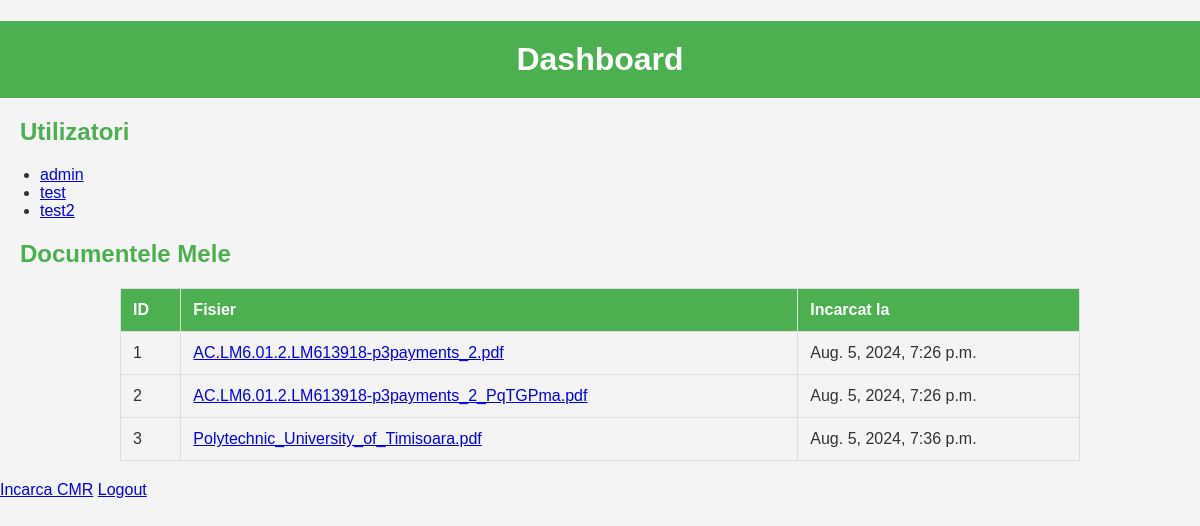
The page /dashboard/ (signed in) on the database its author committed.
### cmr_app/models.py (models this page shows, shortened)
class CMR(models.Model):
    user = models.ForeignKey(User, on_delete=models.CASCADE)
    file = models.FileField(upload_to='cmrs/')
    uploaded_at = models.DateTimeField(auto_now_add=True)

### cmr_app/views.py (the view)
# urls.py: path('dashboard/', views.dashboard, name='dashboard'),
@login_required
def dashboard(request):
    if request.user.is_staff:
        users = User.objects.all()
        cmrs = CMR.objects.all()  # Adaugat pentru a vizualiza toate documentele
    else:
        users = None
        cmrs = CMR.objects.filter(user=request.user)
    return render(request, 'cmr_app/dashboard.html', {'users': users, 'cmrs': cmrs})

### cmr_app/templatetags/custom_filters.py (called while the page is built)
@register.filter
def basename(value):
    return os.path.basename(value)

### cmr_app/templates/cmr_app/dashboard.html (shortened to what this page needs)
<!DOCTYPE html>
<html>
<head>
    {% load static %}
    {% load custom_filters %}
    <link rel="stylesheet" type="text/css" href="{% static 'cmr_app/styles.css' %}">
</head>
<body>
    <h1>Dashboard</h1>
    {% if user.is_staff %}
        <h2>Utilizatori</h2>
        <ul>
            {% for u in users %}
                <li><a href="{% url 'cmr_app:user_documents' u.id %}">{{ u.username }}</a></li>
            {% endfor %}
        </ul>
    {% endif %}
    <h2>Documentele Mele</h2>
    <table>
        <tr>
            <th>ID</th>
            <th>Fisier</th>
            <th>Incarcat la</th>
        </tr>
        {% for cmr in cmrs %}
        <tr>
            <td>{{ cmr.id }}</td>
            <td><a href="{{ cmr.file.url }}">{{ cmr.file.name|basename }}</a></td>
            <td>{{ cmr.uploaded_at }}</td>
        </tr>
        {% endfor %}
    </table>
    <a href="{% url 'cmr_app:upload_cmr' %}">Incarca CMR</a>
    <a href="{% url 'logout' %}">Logout</a>
</body>
</html>

### cmr_app/static/cmr_app/styles.css (style rules this page uses)
body { font-family: Arial, sans-serif; background-color: #f4f4f4; color: #333; margin: 0; padding: 0; }
h1 { background-color: #4CAF50; color: white; padding: 20px; text-align: center; margin-bottom: 20px; }
h2 { color: #4CAF50; margin-left: 20px; }
table { width: 80%; margin: 20px auto; border-collapse: collapse; }
table, th, td { border: 1px solid #ddd; }
th, td { padding: 12px; text-align: left; }
th { background-color: #4CAF50; color: white; }

### rows shown on the page
CMR: id "1", file.name|basename "AC.LM6.01.2.LM613918-p3payments_2.pdf", uploaded_at "Aug. 5, 2024, 7:26 p.m."
CMR: id "2", file.name|basename "AC.LM6.01.2.LM613918-p3payments_2_PqTGPma.pdf", uploaded_at "Aug. 5, 2024, 7:26 p.m."
CMR: id "3", file.name|basename "Polytechnic_University_of_Timisoara.pdf", uploaded_at "Aug. 5, 2024, 7:36 p.m."

### other values the page prints
{{ u.username }} "admin"
{{ u.username }} "test"
{{ u.username }} "test2"
